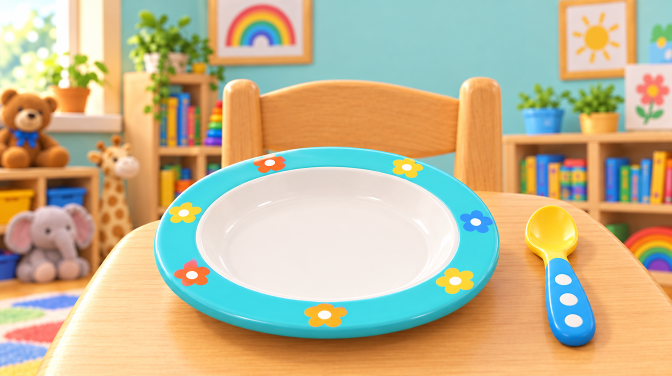
#> input picture kids-channel/videos/01-30-first-words/production/frames/O_alldone.png, 1344 x 752 px (shown at 1/2 size)
$ python -i render_gas.py   (imports and definitions only)
#> lines starting #> are read from the running program, lines starting #| are printed output that depends on the picture
"""Gas-station Short renderer.  usage: python3 -I render_gas.py [--final] [--keep-frames N,N,...]
Shot 1 = programmatic hook frames (hook_frames/), shots 2-9 = storyboard stills, shot 10 = original image 1 (loop frame).
Cuts land on the first word of each beat from word_timing.json; captions are the channel style (3-word groups, current word yellow).
Composites at 1080x1920 and downsizes for the preview."""
import json, math, subprocess, sys
from pathlib import Path
from PIL import Image, ImageDraw, ImageFont

HERE = Path(__file__).resolve().parent
REPO = Path("/home/user/Youtube-Channel")
FONT = str(REPO / "videos/costco-hot-dog/assembly/fonts/LuckiestGuy.ttf")
W, H, FPS = 1080, 1920, 30
WHITE, YEL, INK = (255, 255, 255), (255, 214, 0), (15, 15, 15)
CAP_Y = 1330
FINAL = "--final" in sys.argv
KEEP = [int(x) for a in sys.argv if a.startswith("--keep=") for x in a[7:].split(",")]

font = lambda s: ImageFont.truetype(FONT, s)


def outlined(d, xy, text, f, fill, anchor="mm"):
    d.text(xy, text, font=f, fill=fill, anchor=anchor, stroke_width=max(4, f.size // 9), stroke_fill=INK)


def fit(d, text, maxw, start):
    s = start
    while d.textlength(text, font=font(s)) > maxw and s > 20:
        s -= 2
    return font(s)


# ---------------------------------------------------------------- timing from the word timings
# [1 line not run here, left out]
# [1 line that did not run here, left out]
AUDIO = HERE / "vo_final.mp3"
# [1 line that did not run here, left out]
# [1 line that did not run here, left out]
# [1 line that did not run here, left out]


def start_of(seq):
    for i in range(len(toks) - len(seq) + 1):
        if toks[i:i + len(seq)] == seq:
            return words[i][1]
    raise SystemExit(f"beat not found: {seq}")


CUTS = [  # (first words of the beat, image, motion)
    (["think"], "img02", "in"),
    (["the", "station", "kept"], "img03", "in"),
    (["but", "here's", "the", "trick"], "img04", "right"),
    (13.88, "img04b", "hold"),                                         # "The gas pulls your car in." cut 0.5 s early, in the pause, so the magnet holds <= 4.5 s
    (["the", "little", "store"], "img05", "out"),
    (["about", "a", "third"], "img06", "in"),
    (["but", "seventy", "percent"], "img07", "hold"),
    (["that", "is", "why"], "img08", "in"),
    (["and", "that", "price"], "img09", "hold"),
    (["driver", "wonder"], "img10_loop", None),                            # loop frame: clean, no motion, no overlay
]
HOOK_FR = sorted((HERE / "hook_frames").glob("f*.png"))
# [1 line that did not run here, left out]
# [1 line that did not run here, left out]
# [1 line that did not run here, left out]


def load(path):
    im = Image.open(path).convert("RGB")
    s = max(W / im.width, H / im.height)
    im = im.resize((math.ceil(im.width * s), math.ceil(im.height * s)), Image.LANCZOS)
    x, y = (im.width - W) // 2, (im.height - H) // 2
    return im.crop((x, y, x + W, y + H))


# [9 lines left out: function view, not called in this run]


# ---------------------------------------------------------------- overlays
def hook_text_layer():
    lay = Image.new("RGBA", (W, H), (0, 0, 0, 0))
#> lay: PIL image 1080x1920 RGBA; every value is 0
    d = ImageDraw.Draw(lay)
    lines = [("ALL THAT MONEY", WHITE), ("THEY KEEP 5¢?!", YEL)]
    f = min((fit(d, t, W - 140, 76) for t, _ in lines), key=lambda x: x.size)
    for (t, col), y in zip(lines, (233, 313)):   # ends above the 67.67 digits (they start at y~350)
        outlined(d, (W / 2, y), t, f, col)
    return lay


def cta_layer():
    lay = Image.new("RGBA", (W, H), (0, 0, 0, 0))
    d = ImageDraw.Draw(lay)
    f1, f2 = font(50), font(44)
    outlined(d, (W / 2, 1530), "FOLLOW FOR TOMORROW'S STORY", f1, YEL)
    outlined(d, (W / 2, 1595), "New business story tomorrow", f2, WHITE)
    return lay


HOOK_TEXT, CTA = hook_text_layer(), cta_layer()
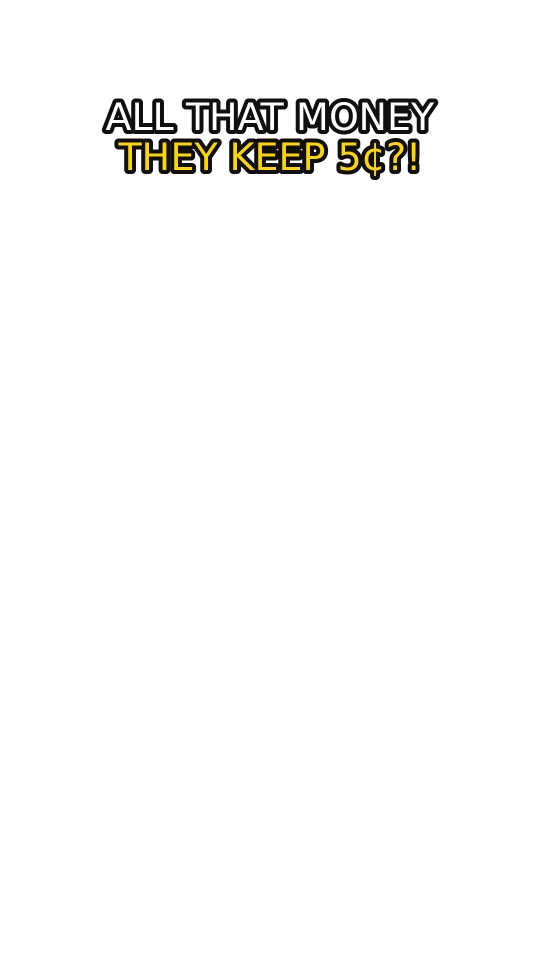
#> HOOK_TEXT: PIL image 1080x1920 RGBA (shown at 1/2 size); mean R, G, B, A 2.8, 2.6, 1.6, 8.4; transparent parts drawn white
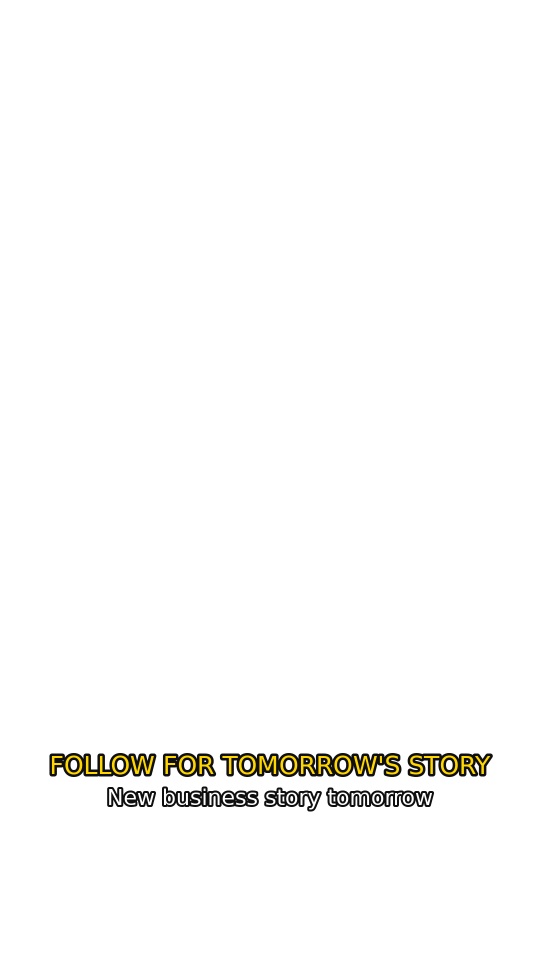
#> CTA: PIL image 1080x1920 RGBA (shown at 1/2 size); mean R, G, B, A 2.1, 1.9, 0.9, 6; transparent parts drawn white
SHAKE_F = {27: (16, -4), 28: (-18, 5), 29: (14, -3)}                   # 0.90-0.97 s: 3-frame shake
BLAST_F = {30: -140, 31: -330, 32: -560}                               # then up and off the top, fully gone from frame 32 (1.07 s)


# [15 lines left out: functions hook_text_offset, groups, not called in this run]


# [1 line that did not run here, left out]
CAPF = font(92)


# [47 lines left out: function main, not called in this run]


# [1 line not run here, left out]

>>> result = load('../../../../kids-channel/videos/01-30-first-words/production/frames/O_alldone.png')
#> in load, im is the input picture: PIL image 1344x752 RGB; mean R, G, B 193.6, 181.2, 146.8
#> in load, `return im.crop((x, y, x + W, y + H))`:
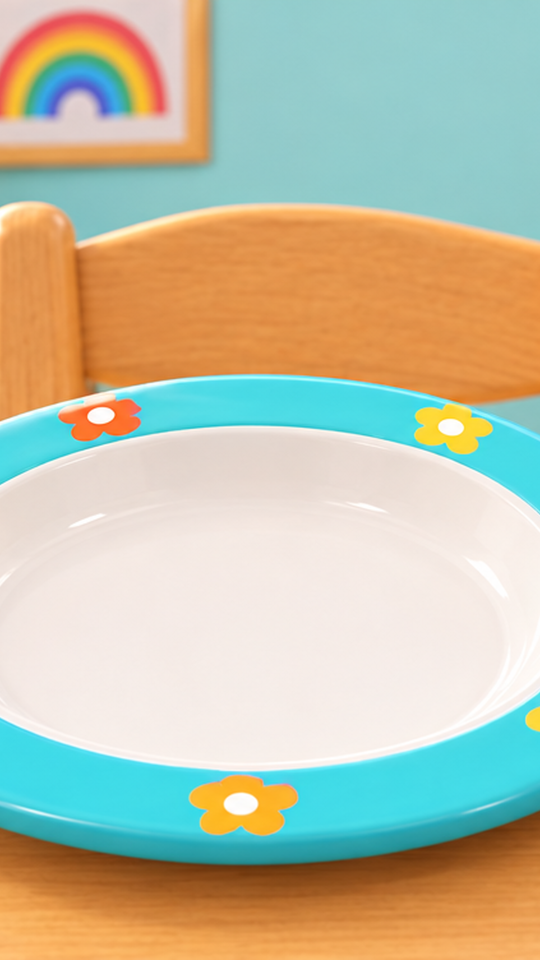
#> returned value: PIL image 1080x1920 RGB (shown at 1/2 size); mean R, G, B 192.3, 191.3, 166.3

$ run again, on kids-channel/videos/01-30-first-words/production/frames/O_bath.png
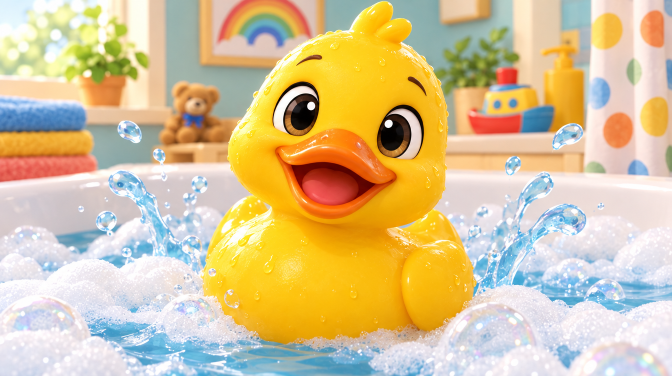
#> input picture kids-channel/videos/01-30-first-words/production/frames/O_bath.png, 1344 x 752 px (shown at 1/2 size)
#> lay: PIL image 1080x1920 RGBA; every value is 0
#> in load, im is the input picture: PIL image 1344x752 RGB; mean R, G, B 215.3, 195.3, 151.4
#> im: PIL image 3432x1920 RGB
#> in load, `return im.crop((x, y, x + W, y + H))`:
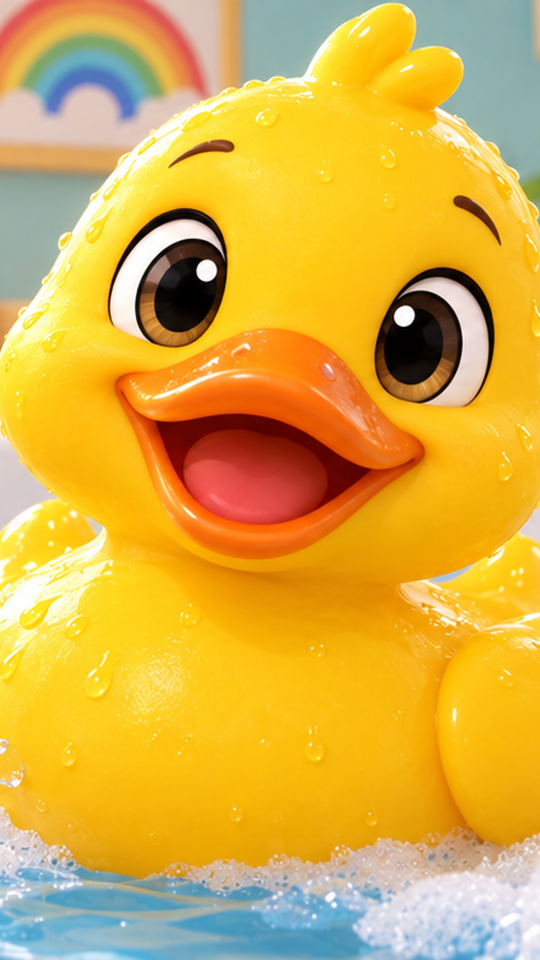
#> returned value: PIL image 1080x1920 RGB (shown at 1/2 size); mean R, G, B 219.1, 175.5, 69.7

$ run again, on kids-channel/videos/01-30-first-words/production/frames/O_book.png
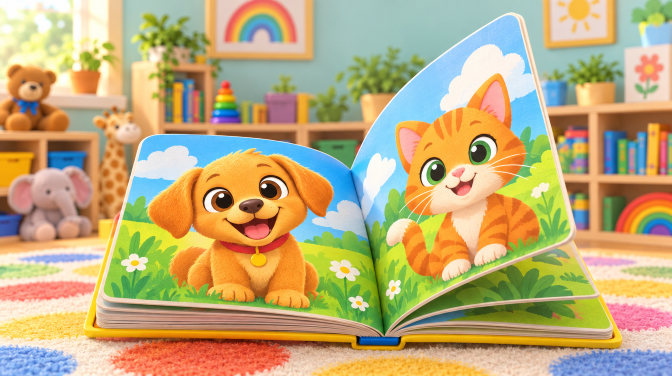
#> input picture kids-channel/videos/01-30-first-words/production/frames/O_book.png, 1344 x 752 px (shown at 1/2 size)
#> lay: PIL image 1080x1920 RGBA; every value is 0
#> in load, im is the input picture: PIL image 1344x752 RGB; mean R, G, B 190.1, 171, 124
#> im: PIL image 3432x1920 RGB
#> in load, `return im.crop((x, y, x + W, y + H))`:
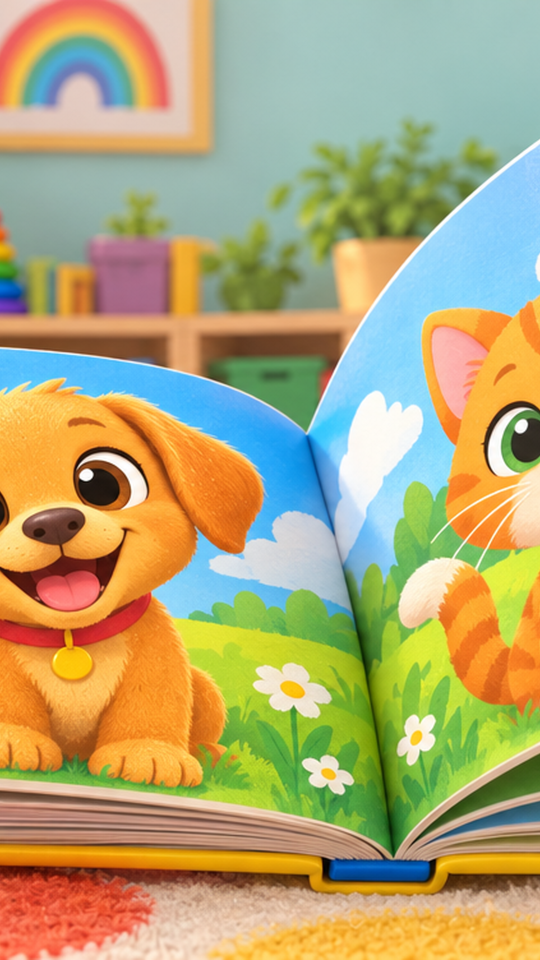
#> returned value: PIL image 1080x1920 RGB (shown at 1/2 size); mean R, G, B 177.9, 166.8, 118
